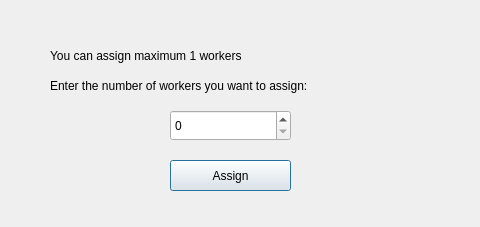
<?xml version="1.0" encoding="UTF-8"?>
<ui version="4.0">
 <class>AssignDialog</class>
 <widget class="QDialog" name="AssignDialog">
  <property name="geometry">
   <rect>
    <x>0</x>
    <y>0</y>
    <width>480</width>
    <height>227</height>
   </rect>
  </property>
  <property name="windowTitle">
   <string>Dialog</string>
  </property>
  <widget class="QLabel" name="label">
   <property name="geometry">
    <rect>
     <x>50</x>
     <y>70</y>
     <width>421</width>
     <height>31</height>
    </rect>
   </property>
   <property name="text">
    <string>Enter the number of workers you want to assign:</string>
   </property>
  </widget>
  <widget class="QSpinBox" name="workerSpinBox">
   <property name="geometry">
    <rect>
     <x>170</x>
     <y>110</y>
     <width>121</width>
     <height>31</height>
    </rect>
   </property>
  </widget>
  <widget class="QPushButton" name="assignButton">
   <property name="geometry">
    <rect>
     <x>170</x>
     <y>160</y>
     <width>121</width>
     <height>31</height>
    </rect>
   </property>
   <property name="text">
    <string>Assign</string>
   </property>
  </widget>
  <widget class="QLabel" name="numberWorkersLabel">
   <property name="geometry">
    <rect>
     <x>50</x>
     <y>45</y>
     <width>411</width>
     <height>21</height>
    </rect>
   </property>
   <property name="text">
    <string>You can assign maximum 1 workers</string>
   </property>
  </widget>
 </widget>
 <resources/>
 <connections/>
</ui>
